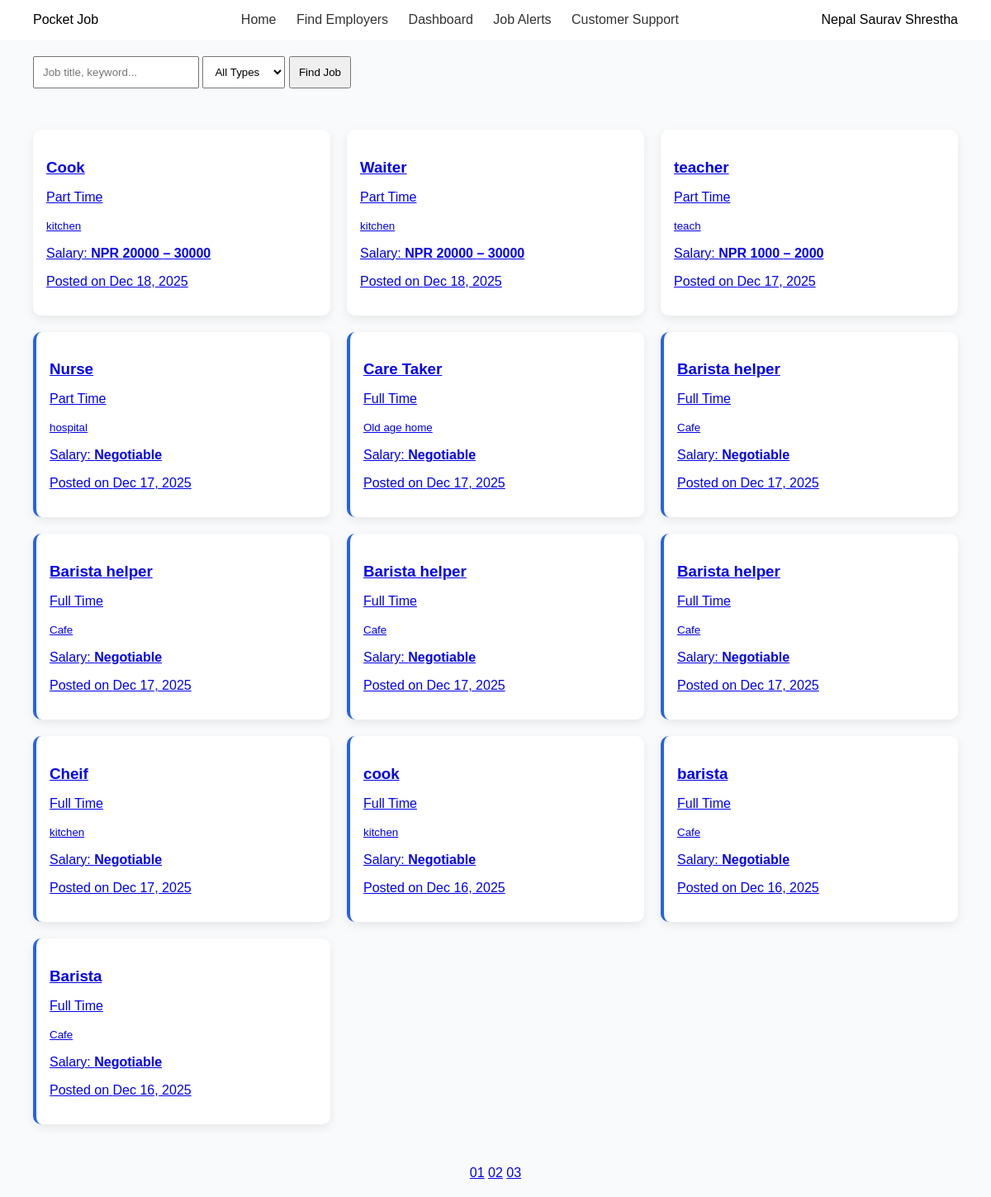
The app's page /, older data.
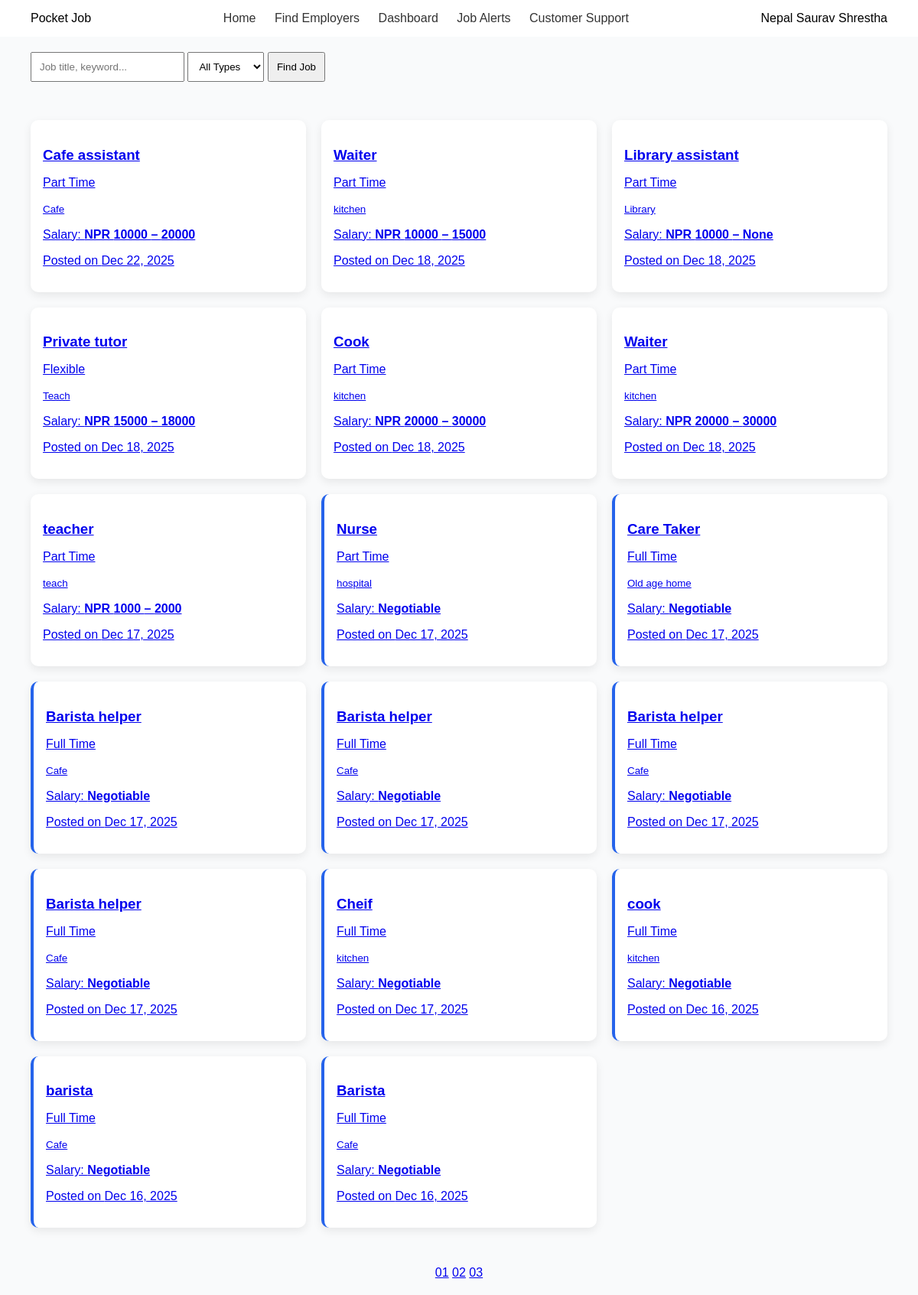
The same page, newer data.
### Job_Post/models.py (models this page shows, shortened)
class Job(models.Model):
    JOB_TYPE_CHOICES = [
        ('Part Time', 'Part Time'),
        ('Full Time', 'Full Time'),
        ('Flexible', 'Flexible'),
    ]
    title = models.CharField(max_length=200)
    tags = models.CharField(max_length=200)
    job_type = models.CharField(
        max_length=50,
        choices=JOB_TYPE_CHOICES,
        default='Full Time'   # 👈 THIS FIXES MIGRATION ERROR
    )
    min_salary = models.IntegerField(null=True, blank=True)
    max_salary = models.IntegerField(null=True, blank=True)
    negotiable = models.BooleanField(default=False)
    description = models.TextField()
    responsibilities = models.TextField()
    created_at = models.DateTimeField(auto_now_add=True)

### homepage/views.py (the view)
# urls.py: 2. Add a URL to urlpatterns:  path('', views.home, name='home')
def home(request):
    query = request.GET.get('q')
    job_type = request.GET.get('job_type')
    jobs = Job.objects.all()
    if query:
        jobs = jobs.filter(
            Q(title__icontains=query) | Q(tags__icontains=query)
        )
    if job_type and job_type != "All":
        jobs = jobs.filter(job_type=job_type)
    jobs = jobs.order_by('-created_at')
    return render(request, 'homepage/home.html', {
        'jobs': jobs,
        'query': query,
        'selected_job_type': job_type
    })

### templates/homepage/home.html (shortened to what this page needs)
{% load static %}
<!DOCTYPE html>
<html lang="en">
<head>
    <link rel="stylesheet" href="{% static 'css/home.css' %}">
</head>
<body>
<header class="navbar">
    <div class="logo">Pocket Job</div>
    <nav>
        <a href="{% url 'home' %}">Home</a>
        <a href="#">Find Employers</a>
        <a href="#">Dashboard</a>
        <a href="#">Job Alerts</a>
        <a href="#">Customer Support</a>
    </nav>
    <div class="profile">
        <span>Nepal</span>
        <span>Saurav Shrestha</span>
    </div>
</header>
<section class="search-section">
    <form method="GET" action="{% url 'home' %}">
        <input
            type="text"
            name="q"
            placeholder="Job title, keyword..."
            value="{{ query|default:'' }}"
        >
        <select name="job_type">
            <option value="All">All Types</option>
        </select>
        <button type="submit">Find Job</button>
    </form>
</section>
<section class="jobs">
    {% for job in jobs %}
    <a href="{% url 'job_detail' job.id %}" class="job-link">
        <div class="job-card {% if job.negotiable %}featured{% endif %}">
            <h3>{{ job.title }}</h3>
            <p class="role">{{ job.job_type }}</p>
            <small class="tags">{{ job.tags }}</small>
            <p class="salary">
                {% if job.negotiable %}
                    Salary: <strong>Negotiable</strong>
                {% else %}
                    Salary: <strong>NPR {{ job.min_salary }} – {{ job.max_salary }}</strong>
                {% endif %}
            </p>
            <p class="posted">
                Posted on {{ job.created_at|date:"M d, Y" }}
            </p>
        </div>
    </a>
    {% empty %}
        <p style="padding: 40px;">No jobs available matching your search.</p>
    {% endfor %}
</section>
<div class="pagination">
    <a href="#">01</a>
    <a href="#">02</a>
    <a href="#">03</a>
</div>
</body>
</html>

### static/css/home.css (style rules this page uses)
body { font-family: Arial, sans-serif; background: #f9fafb; margin: 0; }
.navbar { display: flex; justify-content: space-between; padding: 15px 40px; background: white; }
.navbar nav a { margin: 0 10px; text-decoration: none; color: #333; }
.search-section { display: flex; gap: 10px; padding: 20px 40px; }
.search-section input, .search-section select, .search-section button { padding: 10px; }
.jobs { display: grid; grid-template-columns: repeat(auto-fill, minmax(280px, 1fr)); gap: 20px; padding: 30px 40px; }
.job-card { background: #fff; border-radius: 10px; padding: 16px; box-shadow: 0 4px 12px rgba(0,0,0,0.08); transition: transform 0.2s; }
.job-card h3 { margin-bottom: 5px; }
.featured { border-left: 4px solid #2563eb; }
.pagination { text-align: center; padding: 20px; }

Row changes from the older to the newer data that the page shows:
added Job: title "Cafe assistant", job_type "Part Time", tags "Cafe", min_salary "10000", max_salary "20000", created_at "Dec 22, 2025", negotiable False (drawn)
added Job: title "Waiter", job_type "Part Time", tags "kitchen", min_salary "10000", max_salary "15000", created_at "Dec 18, 2025", negotiable False (drawn)
added Job: title "Library assistant", job_type "Part Time", tags "Library", min_salary "10000", max_salary "None", created_at "Dec 18, 2025", negotiable False (drawn)
added Job: title "Private tutor", job_type "Flexible", tags "Teach", min_salary "15000", max_salary "18000", created_at "Dec 18, 2025", negotiable False (drawn)
